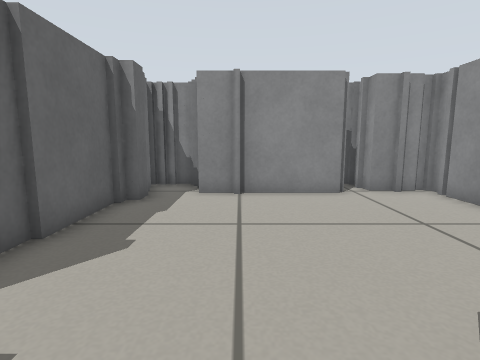
[1] (above)

24 first-person views from a walk through a Gazebo world. The camera is 0.45 m above the floor, tilts 8° down and sees 80° across. The floor is counted in squares, 0.25 m on a side. Each view is taken from the middle of a square. On the plan, view 1 faces up. The plan holds only what a view shows up to about 16 squares ahead; the rest is blank.

[2]
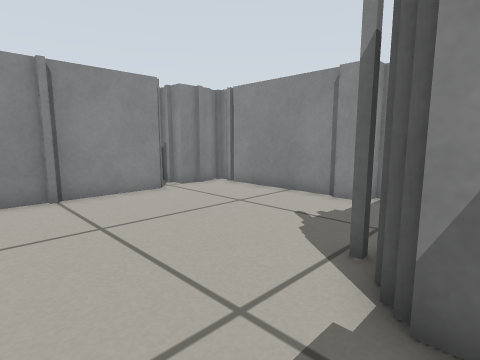

[3]
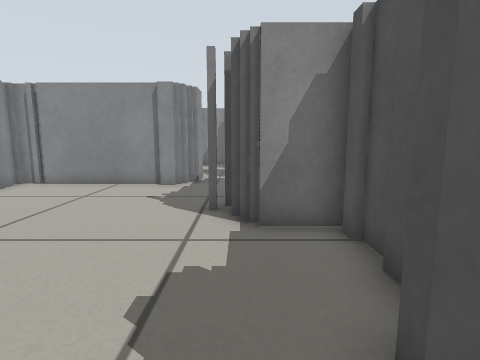

[4]
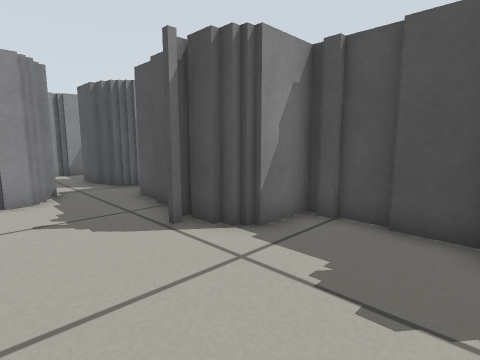

[5]
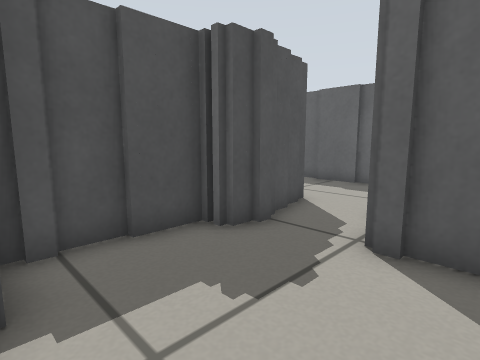

[6]
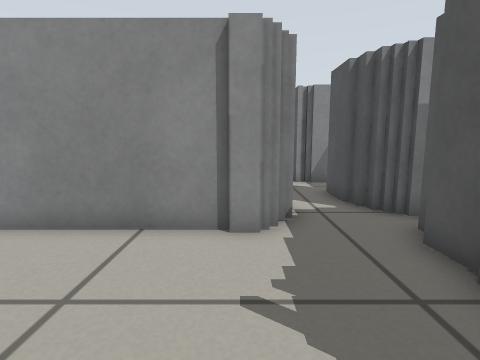

[7]
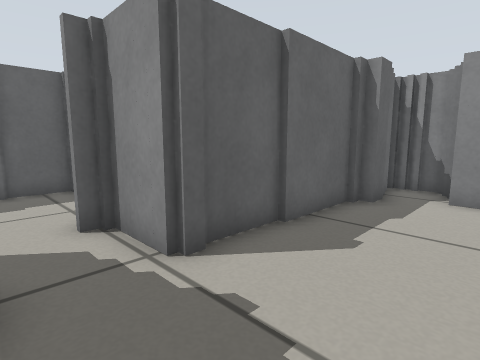

[8]
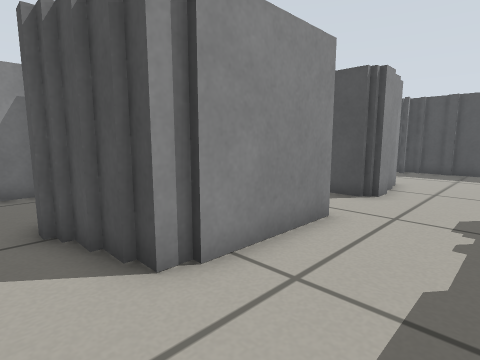

[9]
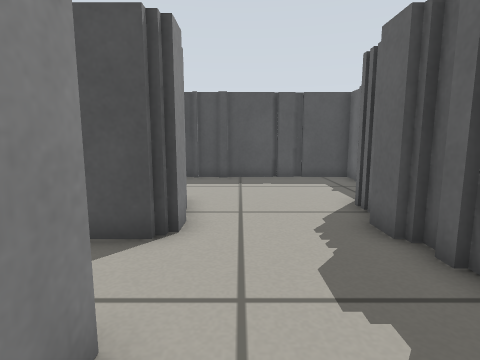

[10]
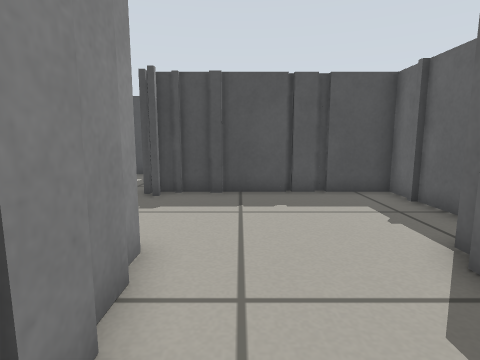

[11]
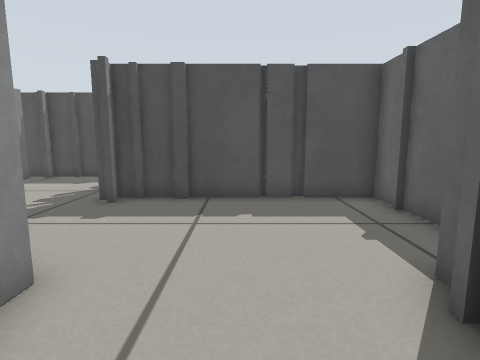

[12]
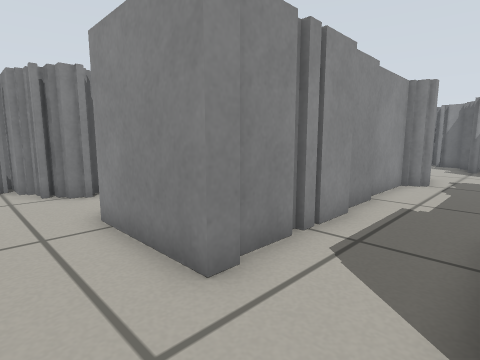

[13]
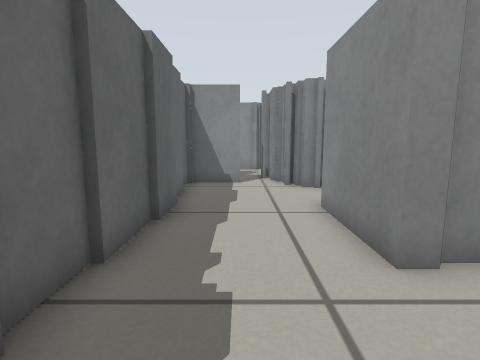

[14]
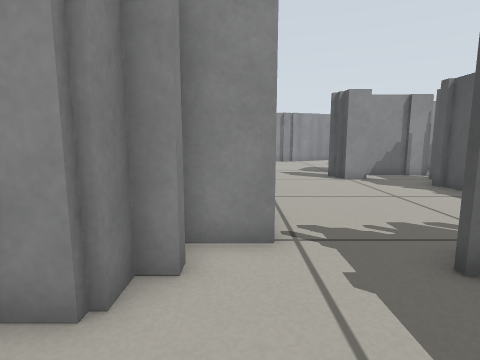

[15]
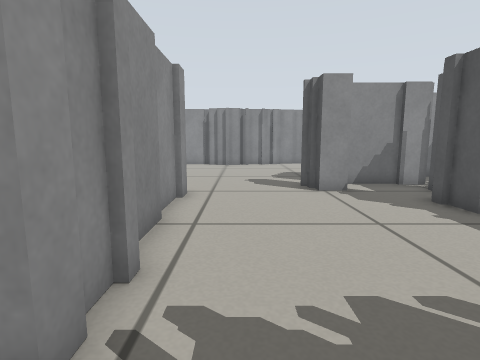

[16]
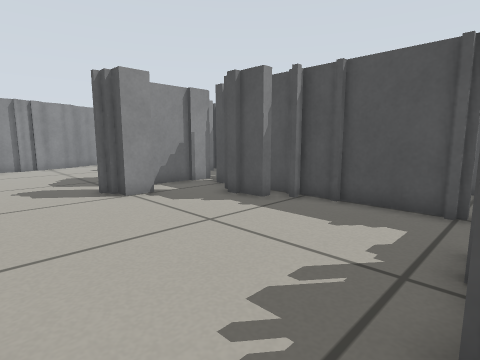

[17]
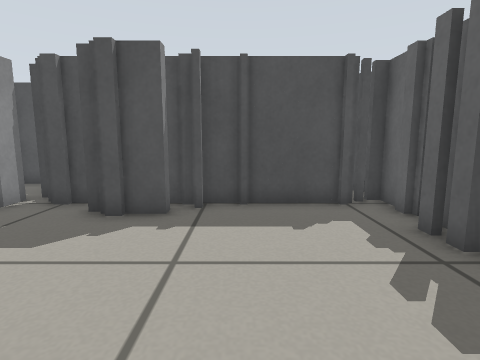

[18]
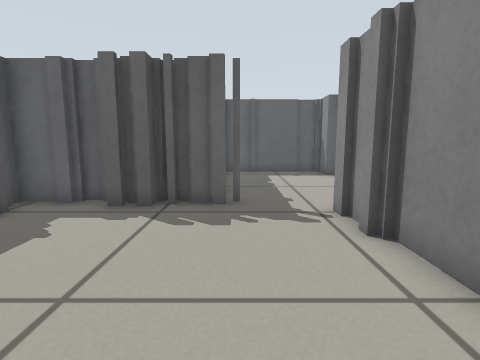

[19]
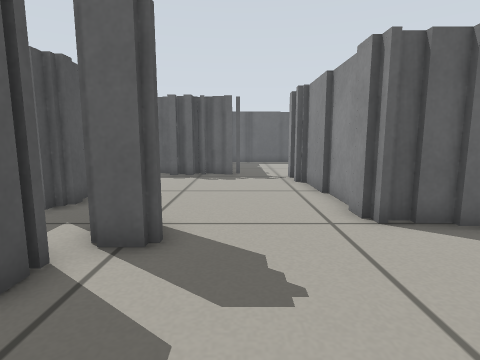

[20]
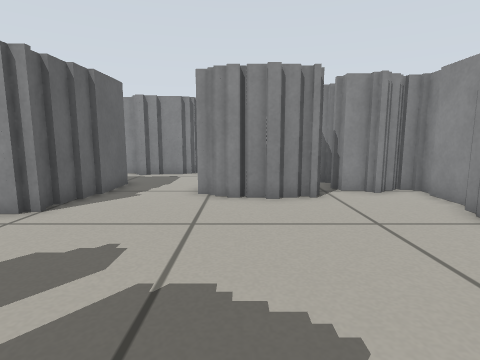

[21]
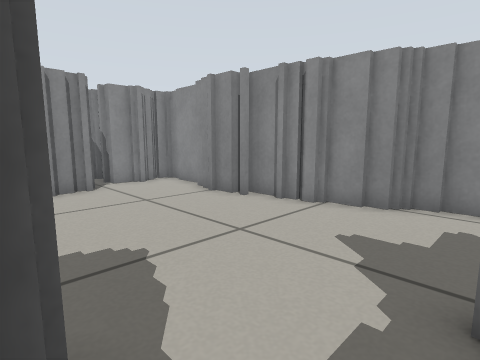

[22]
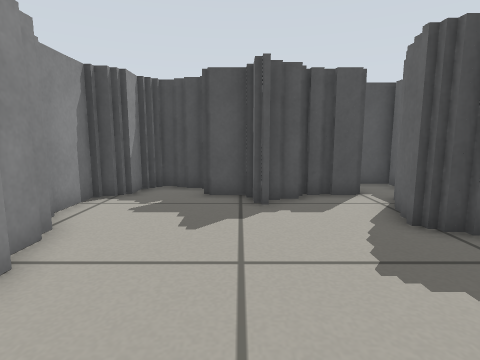

[23]
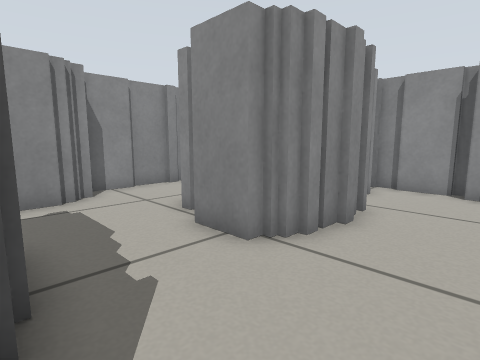

[24]
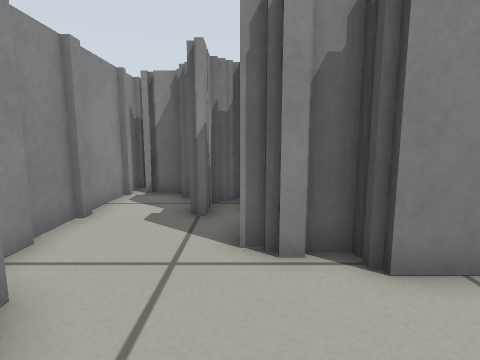

### Floor plan
Key: @ floor where view 1 was taken; # wall or solid block; x gap in a wall; . floor.
Columns run from 13 left of view 1 to 17 right of it. Each row starts with its distance up from view 1.
 11          ####
 10           #.#########
  9           #.........#
  8          ##.........#
  7          #..........#
  6          #..........#
  5          #..........#
  4     ###  #..........#
  3   ###.#  #..........###
  2   #...####.................#
  1   #...........######..###.##
  0   #.....###..@#    ####   #
 -1   #...#########
 -2   #...#
 -3   #...#             ########
 -4   #...#         #  ##......##
 -5   #...##############......##
 -6   #.....................###
 -7   #...................#  ##
 -8   #....##        #...##  ##
 -9   #...##         #...##  ####
-10   #...##         #...## #####
-11 ###....#         #...####...##
-12 ##.....###       #..........##
-13 #........#########..........##
-14 #...........................#
-15 #...........................#
-16 #.......#...................#
-17 #########...................##
-18        ##........##.........##
-19        ##........#####.......#
-20        ##..........###.......##
-21        ##....####..###........#
-22         #x###########...##....#
-23         #.         ########..##
-24         #.                #..#
-25                           ####

Positions as (right, up) in squares from view 1, and headings:
1: (0, 0), facing up
2: (-2, 0), facing up-right
3: (-5, 1), facing right
4: (-3, 5), facing down-right
5: (1, 4), facing down-left
6: (1, 4), facing right
7: (0, 0), facing up-left
8: (-10, 1), facing down-right
9: (-8, -3), facing down
10: (-8, -7), facing down
11: (-9, -8), facing down
12: (-9, -8), facing up-right
13: (-9, -9), facing up
14: (-9, -13), facing right
15: (-6, -15), facing right
16: (-5, -14), facing down-right
17: (-1, -14), facing down
18: (3, -16), facing left
19: (10, -16), facing left
20: (9, -20), facing up
21: (8, -22), facing up-right
22: (12, -14), facing down
23: (4, -14), facing up-right
24: (4, -7), facing right
